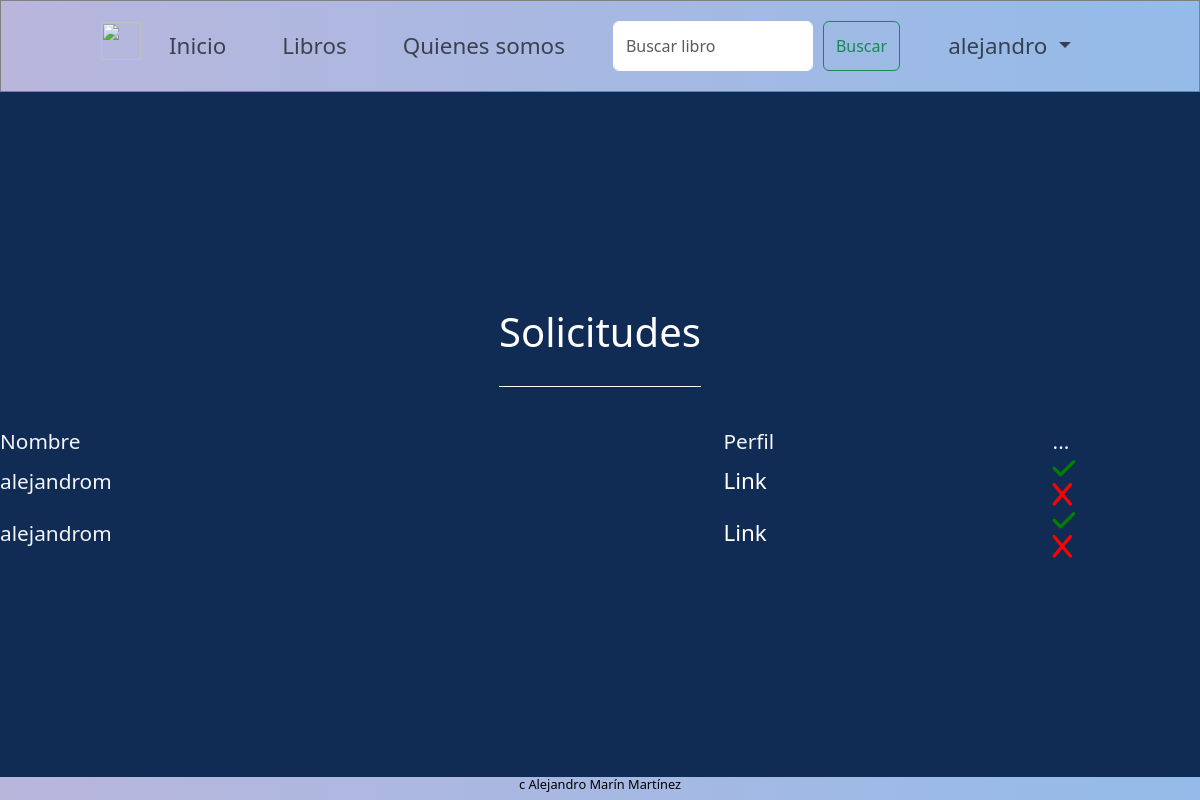
/solicitudes/ (signed in), run on an earlier commit of the app's database.
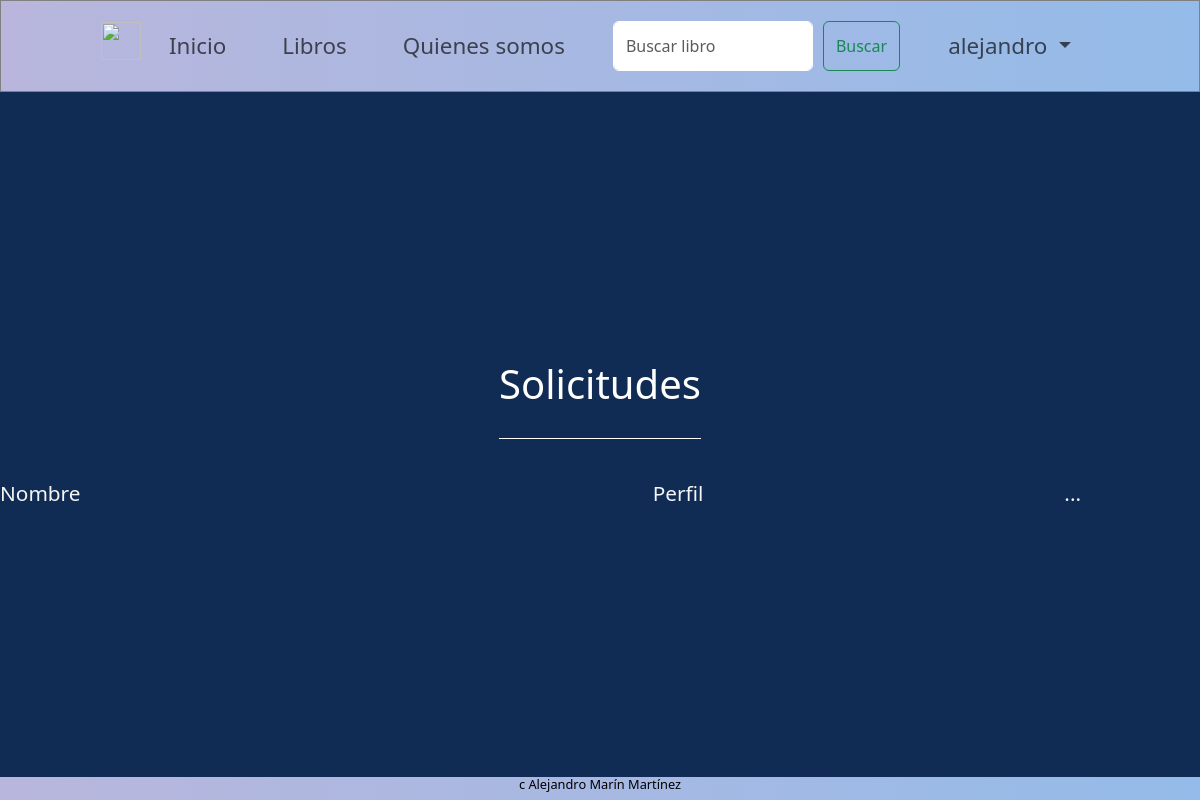
And on a later commit of the database.
### login/models.py (models this page shows)
class User(AbstractUser):
    id = None
    username = models.CharField(max_length=20, primary_key=True)
    biografia = models.CharField(max_length=1000, default='', blank=True)
    class Meta:
        db_table = 'login_user'

### solicitudes/views.py (the view)
# urls.py: path('', views.showSolicitudes),
def showSolicitudes(request):
    if not request.user.is_authenticated:
        return redirect('/login')
    sol = getSolicitudesByUsername(request.user.username)
    return render(request, 'solicitudes.html', {'solicitudes': sol})

### solicitudes/views.py (called while the page is built)
def getSolicitudesByUsername(username):
    solicitudes = Solicitudes.objects.filter(usr_recibe=username, estado='PENDIENTE')
    ok = []
    for sol in solicitudes:
        if sol.usr_envia == username:
            ok.append(
                {
                    'usuario': sol.usr_recibe,
                    'id': sol.id_solicitud
                }
            )
        else:
            ok.append(
                {
                    'usuario': sol.usr_envia,
                    'id': sol.id_solicitud
                }
            )
    return ok

### solicitudes/templates/solicitudes.html (shortened to what this page needs)
{% extends 'base.html' %}
{% load static %}
{% block head %}
  <link rel="stylesheet" href="https://cdn.datatables.net/1.13.4/css/jquery.dataTables.min.css" />
  <link rel="stylesheet" href="https://cdnjs.cloudflare.com/ajax/libs/font-awesome/6.4.0/css/all.min.css" />
  <link rel="stylesheet" href="{% static 'css/solicitudes.css' %}">
{% endblock %}
{% block content %}
  <main>
    <h1>Solicitudes</h1>
    <table id="tTabLibros">
        <thead>
            <tr>
                <td>Nombre</td>
                <td>Perfil</td>
                <td>...</td>
            </tr>
        </thead>
        <tbody>
           {% for solicitud in solicitudes %}
           <tr>
               <td>{{solicitud.usuario}}</td>
               <td class="buttons">
                <form action="/profile/" method="POST">
                    <button type="submit" style="appearance: none; background: none; border: none;">
                        Link
                    </button>
                </form>
               </td>
               <td class="buttons">
                   <form action="/solicitudes/responder/" class="aceptar" method="POST">
                       <button type="submit" style="appearance: none; background: none; border: 0;"><i class="fa-solid fa-check"></i></button>
                    </form>
                    <form action="/solicitudes/responder/"action="" class="rechazar" method="POST">
                        <button type="submit" style="appearance: none; background: none; border: 0;"><i class="fa-solid fa-x"></i></button>
                    </form>
                </td>
            </tr>
            {% endfor %}
        </tbody>
    </table>
  </main>
{% endblock %}

What changed in the data, as far as the page shows it:
removed User: usuario "alejandrom"
